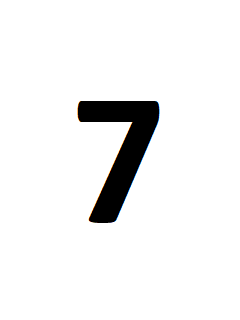
#> input picture perfect_number/7.bmp, 240 x 320 px
$ python shift.py
#> lines starting #> are read from the running program, lines starting #| are printed output that depends on the picture
#> further down, img is the input picture: PIL image 240x320 RGB; mean R, G, B 240.4, 240.4, 240.4
import random
from PIL import Image

# Путь до картинки
path="perfect_number/7.bmp"

# Функция сдвига вдоль x
def shift(img, level):
#> called with level = 70
    img = img.convert('L')
#> img: PIL image 240x320 L
    width, height = img.size
#> width = 240; height = 320
    level = width//2 * level//100
#> level = 84
    j = 0
    if(level <= 0): j = -level
    # Сдвигаем по x
    for x in range(0, img.size[0]):
        for y in range(0, img.size[1]):
            bright=img.getpixel((x, y))
            img.putpixel((x - j - level * y//height, y), bright)
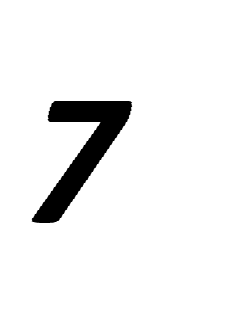
#> img: PIL image 240x320 L; min 0, max 255, mean 240.4

    # Теперь центрируем
    # Узнаем размеры исходного изображения
    width, height = img.size
    img = img.convert('RGBA')
#> img: PIL image 240x320 RGBA
    # Создаем шаблон белого фона
    dst_img = Image.new("L", (width, height), "white" )
#> dst_img: PIL image 240x320 L; every value is 255
    dst_img.paste(img, (j + level//2, 0), img)
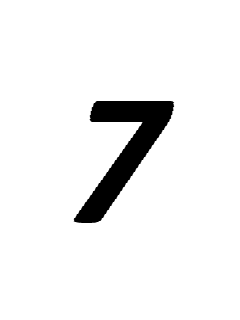
#> dst_img: PIL image 240x320 L; min 0, max 255, mean 240.4
    return(dst_img)

img = Image.open(path)
img = shift(img, 70)
img.show()

$ run again, with perfect_number/0.bmp copied over perfect_number/7.bmp
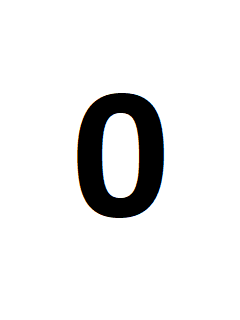
#> input picture perfect_number/0.bmp, 240 x 320 px
#> img is the input picture: PIL image 240x320 RGB; mean R, G, B 233.7, 233.7, 233.7
#> after the loop in shift, `for x in range(0, img.size[0]):`:
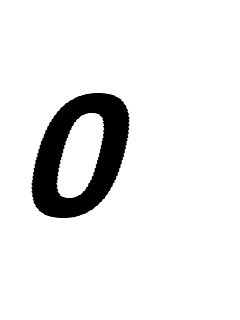
#> img: PIL image 240x320 L; min 0, max 255, mean 233.7
#> in shift, `dst_img.paste(img, (j + level//2, 0), img)`:
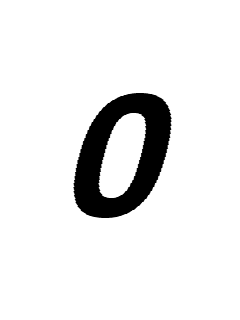
#> dst_img: PIL image 240x320 L; min 0, max 255, mean 233.7
